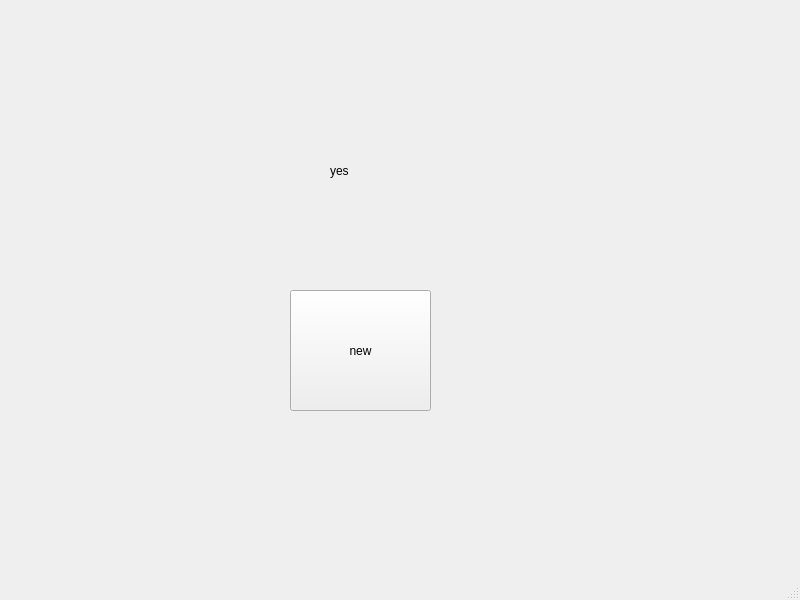
<?xml version="1.0" encoding="UTF-8"?>
<ui version="4.0">
 <class>MainWindow</class>
 <widget class="QMainWindow" name="MainWindow">
  <property name="geometry">
   <rect>
    <x>0</x>
    <y>0</y>
    <width>800</width>
    <height>600</height>
   </rect>
  </property>
  <property name="windowTitle">
   <string>MainWindow</string>
  </property>
  <widget class="QWidget" name="centralwidget">
   <widget class="QToolButton" name="toolButton">
    <property name="geometry">
     <rect>
      <x>290</x>
      <y>290</y>
      <width>141</width>
      <height>121</height>
     </rect>
    </property>
    <property name="text">
     <string>new</string>
    </property>
    <property name="icon">
     <iconset>
      <normaloff>../fgo/1.jpg</normaloff>../fgo/1.jpg</iconset>
    </property>
   </widget>
   <widget class="QLabel" name="label">
    <property name="geometry">
     <rect>
      <x>330</x>
      <y>140</y>
      <width>201</width>
      <height>61</height>
     </rect>
    </property>
    <property name="text">
     <string>yes</string>
    </property>
   </widget>
  </widget>
  <widget class="QMenuBar" name="menubar">
   <property name="geometry">
    <rect>
     <x>0</x>
     <y>0</y>
     <width>800</width>
     <height>26</height>
    </rect>
   </property>
  </widget>
  <widget class="QStatusBar" name="statusbar"/>
 </widget>
 <resources/>
 <connections/>
</ui>
